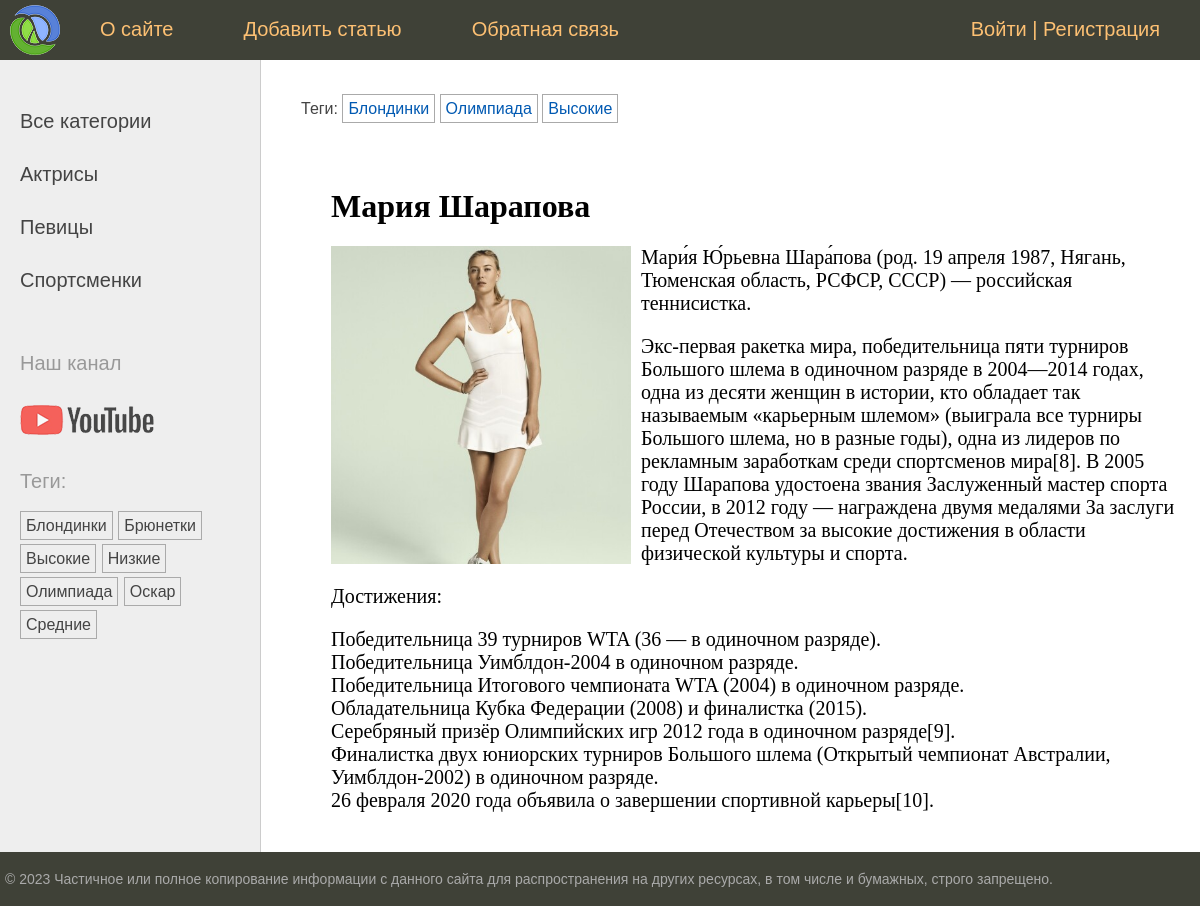
The page /post/maria-sharapova/ on the database its author committed.
### women/models.py (models this page shows, shortened)
class Category(models.Model):
    name = models.CharField(max_length=100, db_index=True, verbose_name='Категория')
    slug = models.SlugField(max_length=255, unique=True, db_index=True, verbose_name='Slug')
    class Meta:
        verbose_name = 'Категория'
        verbose_name_plural = 'Категории'
    def get_absolute_url(self):
        return reverse('category', kwargs={'cat_slug': self.slug})

class TagPost(models.Model):
    tag = models.CharField(max_length=100, db_index=True)
    slug = models.SlugField(max_length=255, unique=True, db_index=True)
    def get_absolute_url(self):
        return reverse('tag', kwargs={'tag_slug': self.slug})

class Women(models.Model):
    class Status(models.IntegerChoices):
        DRAFT = 0, 'Черновик'
        PUBLISHED = 1, 'Опубликовано'
    title = models.CharField(max_length=255, verbose_name='Заголовок', validators=[])
    slug = models.SlugField(max_length=255, unique=True, db_index=True, verbose_name='Slug',
                            validators=[
        MinLengthValidator(5, message='Минимум 5 символов'),
        MaxLengthValidator(100, message='Максимум 100 символов'),
                                        ]
                            )
    photo = models.ImageField(upload_to='photos/%Y-%m-%d', default=None, null=True, blank=True, verbose_name='Фото')
    content = models.TextField(blank=True, verbose_name='Текст статьи')
    time_create = models.DateTimeField(auto_now_add=True, verbose_name='Время создания')
    time_update = models.DateTimeField(auto_now=True, verbose_name='Время обновления')
    is_published = models.BooleanField(choices=tuple(map(lambda x: (bool(x[0]), x[1]), Status.choices)),
                                       default=Status.DRAFT, verbose_name='Статус')
    cat = models.ForeignKey('Category', on_delete=models.PROTECT, related_name='posts', verbose_name='Категория')
    tags = models.ManyToManyField('TagPost', blank=True, related_name='tags', verbose_name='Тег')
    husband = models.OneToOneField('Husband', on_delete=models.SET_NULL, null=True, blank=True,
                                   related_name='woman', verbose_name='Муж')
    author = models.ForeignKey(get_user_model(), on_delete=models.SET_NULL, related_name='posts', null=True, default=None)
    objects = models.Manager()
    published = PublishedManager()
    class Meta:
        verbose_name = 'Известные женщины'
        verbose_name_plural = 'Известные женщины'
        ordering = ['-time_create']
        indexes = [
            models.Index(fields=['-time_create']),
        ]

### women/views.py (the view)
# urls.py: path('post/<slug:post_slug>/', ShowPost.as_view(), name='post'),
class ShowPost(DataMixin, DetailView):
    template_name = 'women/post.html'
    slug_url_kwarg = 'post_slug'  # Если фигурирует pk, то переменная будет pk_url_kwarg.
    context_object_name = 'post'
    def get_context_data(self, **kwargs):
        context = super().get_context_data(**kwargs)
        return self.get_mixin_context(context, title=context['post'].title)
    def get_object(self, queryset=None):
        return get_object_or_404(Women.published, slug=self.kwargs[self.slug_url_kwarg])

### users/context_processors.py (called while the page is built)
def get_women_context(request: HttpRequest) -> dict[str, list[dict[str, str]]]:
    return {'mainmenu': menu}

### women/models.py (called while the page is built)
    def get_queryset(self) -> models.QuerySet:
        return super().get_queryset().filter(is_published=Women.Status.PUBLISHED)

### women/templatetags/women_tags.py (called while the page is built)
@register.inclusion_tag('women/list_categories.html')
def show_categories(cat_selected: int = 0) -> dict[str, Category | int]:
    cats = Category.objects.annotate(total=Count('posts')).filter(total__gt=0)
    return {'cats': cats, 'cat_selected': cat_selected}

@register.inclusion_tag('women/list_tags.html')
def show_all_tags() -> dict[str, TagPost]:
    return {'tags': TagPost.objects.annotate(total=Count('tags')).filter(total__gt=0)}

### women/utils.py (called while the page is built)
    def get_mixin_context(self, context: dict[str, Any], **kwargs: Any) -> dict[str, Any]:
        context['cat_selected'] = None
        context.update(kwargs)
        return context

### women/templates/women/post.html
{% extends 'base.html' %}
{% block breadcrumbs %}
    {% with post.tags.all as tags %}
        {% if tags %}
            <ul class="tags-list">
                <li>Теги: </li>
                {% for t in tags %}
                    <li><a href="{{ t.get_absolute_url }}">{{ t.tag }}</a></li>
                {% endfor %}
            </ul>
        {% endif %}
    {% endwith %}
{% endblock %}
{% block content %}
    <h1>{{ post.title }}</h1>
    {% if post.photo %}
        <p><img class="img-article-left" src="{{ post.photo.url }}"></p>
    {% endif %}
    {{ post.content|linebreaks }}
{% endblock %}

### women/templates/women/list_categories.html
{% for cat in cats %}
    {% if cat.id == cat_selected %}
        <li class="selected">{{ cat.name }}</li>
    {% else %}
        <li><a href="{{ cat.get_absolute_url }}">{{ cat.name }}</a></li>
    {% endif %}
{% endfor %}

### women/templates/women/list_tags.html
{% if tags %}
    <p>Теги: </p>
    <ul class="tags-list">
        {% for t in tags %}
            <li><a href="{{ t.get_absolute_url }}">{{ t.tag }}</a></li>
        {% endfor %}
    </ul>
{% endif %}

### women/static/women/css/styles.css (style rules this page uses)
html, body { font-family: 'Arial'; margin: 0; padding: 0; height: 100%; width: 100%; color: #444; }
a { color: #0059b2; text-decoration: none; }
img { max-width: 600px; height: auto; }
img.img-article-left { max-width: 300px; height: auto; float: left; padding: 0 10px 10px 0; }
.left-chapters ul { width: 230px; margin: 0; padding: 20px 10px 10px 20px; list-style: none; font-size: 20px; }
.left-chapters ul li { margin: 30px 0 0 0; color: #999; }
.left-chapters ul li a { color: #444; text-decoration: none; }
ul.tags-list { width: 100%; margin: 0; padding: 0; list-style: none; }
ul.tags-list li { margin: 0; padding: 0 0 10px; display: inline-block; }
ul.tags-list li a { padding: 5px; font-size: 16px; border: 1px solid #aaa; }
.content-text h1 { font-size: 32px; }

### rows shown on the page
Category: name "Актрисы"
Category: name "Певицы"
Category: name "Спортсменки"
TagPost: tag "Блондинки"
TagPost: tag "Брюнетки"
TagPost: tag "Высокие"
TagPost: tag "Низкие"
TagPost: tag "Олимпиада"
TagPost: tag "Оскар"
TagPost: tag "Средние"
Women: title "Мария Шарапова", photo (picture), content "Мари́я Ю́рьевна Шара́пова (род. 19 апреля 1987, Нягань, Тюменская область, РСФСР, СССР) — российская теннисистка. Экс-первая ракетка мира, победительница пяти турниров Большого шлема в одиночном разряде в 2004—2014 годах, одна из десяти женщин в истории, кто обладает так называемым «карьерным шлемом» (выиграла все турниры Большого шлема, но в разные годы), одна из лидеров по рекламным заработкам среди спортсменов мира[8]. В 2005 году Шарапова удостоена звания Заслуженный мастер спорта России, в 2012 году — награждена двумя медалями За заслуги перед Отечеством за высокие достижения в области физической культуры и спорта. Достижения: Победительница 39 турниров WTA (36 — в одиночном разряде).…"

### other values the page prints
{{ m.title }} "О сайте" "Добавить статью" "Обратная связь"
